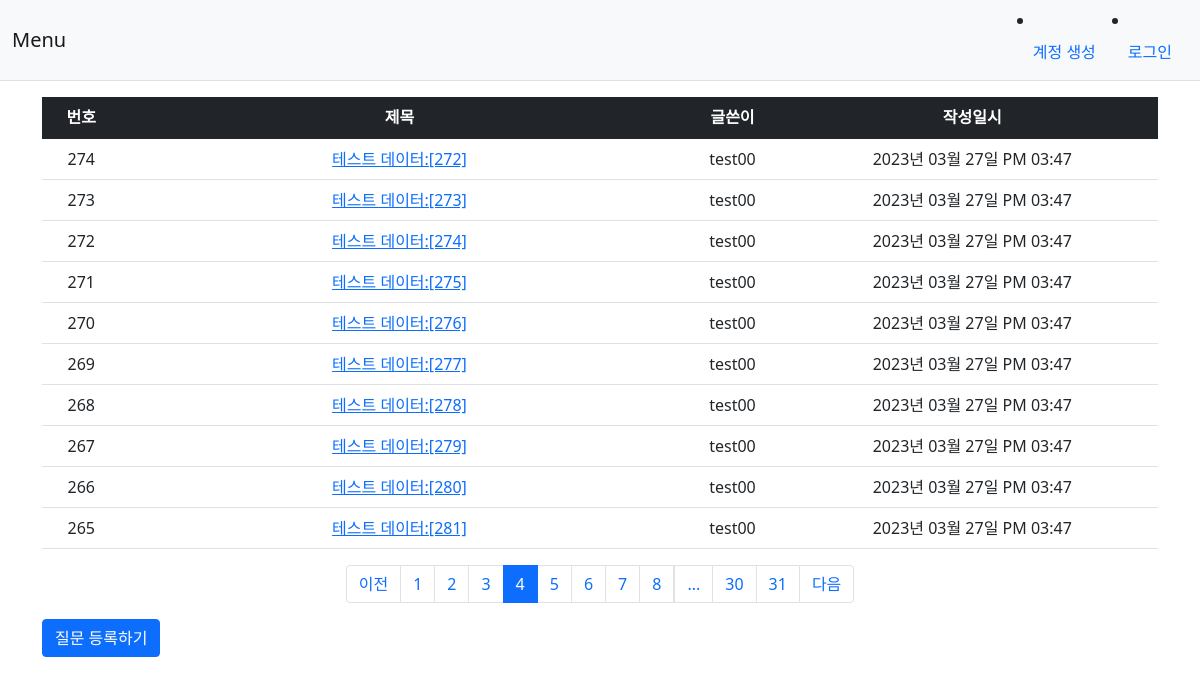
Screenshot of /question/list/?page=4 with the database file from the repository.
### app/models.py (models this page shows)
class Question(db.Model):
    id = db.Column(db.Integer, primary_key = True)
    subject = db.Column(db.String(200), nullable=False)
    content = db.Column(db.Text(), nullable=False)
    modify_date = db.Column(db.DateTime(), nullable=True)
    create_date = db.Column(db.DateTime(), nullable=False)
    user_id = db.Column(db.Integer, db.ForeignKey('user.id', ondelete='CASCADE'), nullable=False)
    user = db.relationship('User', backref=db.backref('question_set'))

class User(db.Model):
    id = db.Column(db.Integer, primary_key = True)
    username = db.Column(db.String(150), unique=True, nullable=False)
    password = db.Column(db.String(200), nullable=False)
    email = db.Column(db.String(120), unique=True, nullable=False)

### app/views/question_view.py (the view)
@bp.route('/list/')
def _list():
  page = request.args.get('page', type=int, default=1)
  question_list = Question.query.order_by(Question.create_date.desc())
  question_list = question_list.paginate(page=page, per_page=10)
  return render_template('question/question_list.html',question_list=question_list)

### app/filter.py (called while the page is built)
def format_date(value, fmt='%Y년 %m월 %d일 %p %I:%M'):
    return value.strftime(fmt)

### app/views/auth_view.py (called while the page is built)
@bp.before_app_request
def load_logged_in_user():
    user_id = session.get('user_id')
    if user_id is None:
        g.user = None
    else :
        g.user = User.query.get(user_id)

### app/templates/question/question_list.html (shortened to what this page needs)
{% extends 'base.html' %}
{% block content %}
<div class="container my-3">
  <table class="table">
    <thead>
      <tr class="table-dark text-center">
        <th>번호</th>
        <th style="width:50%">제목</th>
        <th>글쓴이</th>
        <th>작성일시</th>
      </tr>
    </thead>
    <tbody>
      {% if question_list %}
      {% for question in question_list.items %}
      <tr class="text-center">
        <td>{{ question_list.total - ((question_list.page-1) * question_list.per_page) - loop.index0 }}</td>
        <td class="text-center">
          <a href="{{ url_for('question.detail', question_id=question.id) }}">{{ question.subject }}</a>
        </td>
        <td>{{ question.user.username }}</td>
        <td>{{ question.create_date|datetime }}</td>
      </tr>
      {% endfor %}
      {% else %}
      <tr>
        <td colspan="3">질문이 없습니다.</td>
      </tr>
      {% endif %}
    </tbody>
  </table>
  <ul class="pagination justify-content-center">
    {% if question_list.has_prev %}
    <li class="page-item">
      <a class="page-link" href="?page={{ question_list.prev_num }}">이전</a>
    </li>
    {% else %}
    <li class="page-item disable">
      <a class="page-link" tabindex="-1" aria-disabled="true" href="javascript:void(0)">이전</a>
    </li>
    {% endif %}
    {% for page_num in question_list.iter_pages() %}
    {% if page_num %}
      {% if page_num != question_list.page %}
      <li class="page-item">
        <a class="page-link" href="?page={{ page_num }}">{{ page_num }}</a>
      </li>
      {% else %}
      <li class="page-item active" aria-current="page">
        <a class="page-link" href="javascript:void(0)">{{ page_num }}</a>
      </li>
      {% endif %}
    {% else %}
    <li class="disable">
      <a class="page-link" href="javascript:void(0)">...</a>
    </li>
    {% endif %}
    {% endfor %}
    {% if question_list.has_next %}
    <li class="page-item">
      <a class="page-link" href="?page={{ question_list.next_num }}">다음</a>
    </li>
    {% else %}
    <li class="page-item disable">
      <a class="page-link" tabindex="-1" aria-disabled="true" href="javascript:void(0)">다음</a>
    </li>
    {% endif %}
  </ul>
  <a href="{{ url_for('question.create') }}" class="btn btn-primary">질문 등록하기</a>
</div>
{% endblock %}

### rows the page displays
Question: total "274", subject "테스트 데이터:[272]", user.username "test00", create_date "2023년 03월 27일 PM 03:47"
Question: total "273", subject "테스트 데이터:[273]", user.username "test00", create_date "2023년 03월 27일 PM 03:47"
Question: total "272", subject "테스트 데이터:[274]", user.username "test00", create_date "2023년 03월 27일 PM 03:47"
Question: total "271", subject "테스트 데이터:[275]", user.username "test00", create_date "2023년 03월 27일 PM 03:47"
Question: total "270", subject "테스트 데이터:[276]", user.username "test00", create_date "2023년 03월 27일 PM 03:47"
Question: total "269", subject "테스트 데이터:[277]", user.username "test00", create_date "2023년 03월 27일 PM 03:47"
Question: total "268", subject "테스트 데이터:[278]", user.username "test00", create_date "2023년 03월 27일 PM 03:47"
Question: total "267", subject "테스트 데이터:[279]", user.username "test00", create_date "2023년 03월 27일 PM 03:47"
Question: total "266", subject "테스트 데이터:[280]", user.username "test00", create_date "2023년 03월 27일 PM 03:47"
Question: total "265", subject "테스트 데이터:[281]", user.username "test00", create_date "2023년 03월 27일 PM 03:47"

### other values shown
{{ page_num }} "1" "2" "3" "5" "6" "7" "8" "30" "31"
{{ page_num }} "4"
